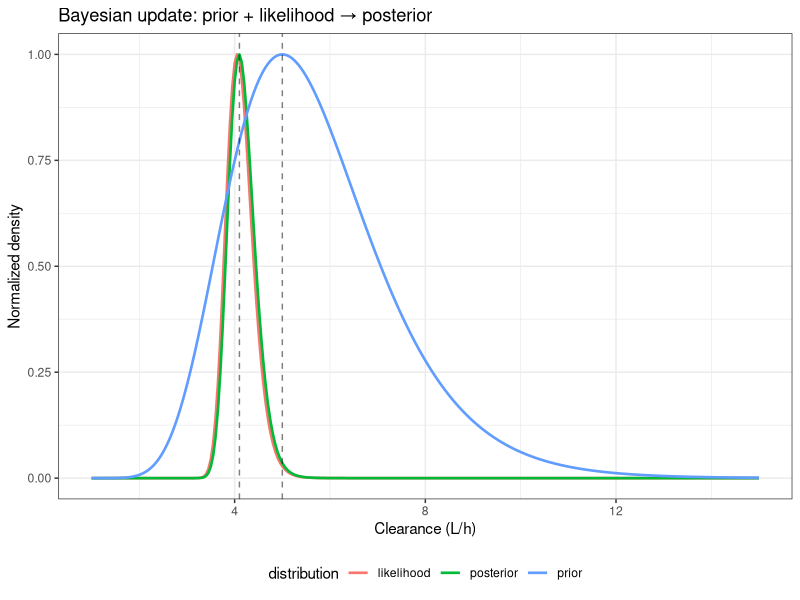

Here is the R script that generated this plot:
# Therapeutic Drug Monitoring
# Extracted executable R code from 27-therapeutic-drug-monitoring.qmd
# Generated by scripts/extract_code.R — do not edit by hand.
# Regenerate: Rscript scripts/extract_code.R   (book repo)
#             Rscript scripts/extract_code.R --standalone   (bundle)
# Working directory: run from the repository root (data/ paths are relative).

# ----------------------------------------------------------------------
# Section: R Example: Steady-State Trough Simulation
# ----------------------------------------------------------------------
set.seed(20260731)
library(ggplot2)
library(dplyr)
library(tidyr)

# One-compartment oral repeated dosing
D <- 200      # mg
tau <- 12     # h
Fbio <- 0.9   # named Fbio, not F, which is base R's FALSE
V <- 25       # L
k <- 0.15     # h^-1
CL <- k * V

# Steady-state trough (approximate for oral)
n_doses <- 10
times <- seq(0, n_doses * tau, by = 0.1)

# Simulate accumulation with oral absorption
ka <- 0.8
oral_dose <- function(t, t_dose) {
  td <- pmax(t - t_dose, 0)
  Fbio * D * ka / (V * (ka - k)) * (exp(-k * td) - exp(-ka * td))
}

C <- rep(0, length(times))
for (d in 0:(n_doses - 1)) {
  C <- C + oral_dose(times, d * tau)
}

trough_times <- seq(tau, n_doses * tau, by = tau)
trough_idx <- sapply(trough_times, function(t) which.min(abs(times - t)))
troughs <- C[trough_idx]

data.frame(
  CL = CL,
  Css_avg = Fbio * D / (CL * tau),
  Cmin_ss_last = round(tail(troughs, 1), 3)
)

# ----------------------------------------------------------------------
# Section: R: Simple Proportional Dose Adjustment
# ----------------------------------------------------------------------
# Observed trough below target
Cmin_obs <- 1.2   # mg/L
Cmin_target <- 2.0
D_current <- 200  # mg q12h

D_new <- D_current * (Cmin_target / Cmin_obs)

data.frame(
  Cmin_obs = Cmin_obs,
  Cmin_target = Cmin_target,
  D_current = D_current,
  D_new = round(D_new, 0),
  percent_increase = round(100 * (D_new / D_current - 1), 1)
)

# ----------------------------------------------------------------------
# Section: R: Bayesian Update for Clearance
# ----------------------------------------------------------------------
# Population prior on CL (log-normal)
CL_pop <- 5.0       # L/h
CV_cl <- 0.30
log_CL_pop <- log(CL_pop)
sigma_prior <- sqrt(log(1 + CV_cl^2))  # log-scale SD

# Patient data
D_obs <- 200
tau_obs <- 12
F_obs <- 0.9
Cmin_obs <- 1.2
V_pop <- 25

# Predicted trough as function of CL (simplified).
# The trailing exp(-k * tau) is what makes this the TROUGH; without it the
# expression is the steady-state PEAK and can never fall to the observed 1.2.
predict_cmin <- function(cl) {
  k <- cl / V_pop
  F_obs * D_obs / (V_pop * (1 - exp(-k * tau_obs))) * exp(-k * tau_obs)
}

# Likelihood: observed Cmin with assay CV
sigma_obs <- 0.15  # log-scale or proportional error

# Grid-based posterior for CL
cl_grid <- seq(1, 15, by = 0.05)
log_cl <- log(cl_grid)

prior <- dnorm(log_cl, log_CL_pop, sigma_prior)
lik <- dnorm(Cmin_obs, predict_cmin(cl_grid), Cmin_obs * sigma_obs)
post <- prior * lik
post <- post / sum(post)

CL_map <- cl_grid[which.max(post)]
CL_mean_post <- sum(cl_grid * post)

# Dose for target trough: D_new = D_old * Cmin_target / Cmin_predicted_at_MAP
Cmin_target <- 2.0
D_bayes <- D_obs * (Cmin_target / predict_cmin(CL_map))

data.frame(
  CL_population = CL_pop,
  CL_MAP = round(CL_map, 2),
  CL_posterior_mean = round(CL_mean_post, 2),
  Cmin_predicted_at_MAP = round(predict_cmin(CL_map), 3),
  D_current = D_obs,
  D_bayesian = round(D_bayes, 0)
)

# ----------------------------------------------------------------------
# Section: R: Visualize Prior, Likelihood, Posterior
# ----------------------------------------------------------------------
post_df <- tibble(
  CL = cl_grid,
  prior = prior / max(prior),
  likelihood = lik / max(lik),
  posterior = post / max(post)
) %>%
  pivot_longer(-CL, names_to = "distribution", values_to = "density")

ggplot(post_df, aes(CL, density, color = distribution)) +
  geom_line(linewidth = 0.9) +
  geom_vline(xintercept = c(CL_pop, CL_map), linetype = "dashed", alpha = 0.5) +
  labs(
    x = "Clearance (L/h)", y = "Normalized density",
    title = "Bayesian update: prior + likelihood → posterior"
  ) +
  theme_bw() +
  theme(legend.position = "bottom")
